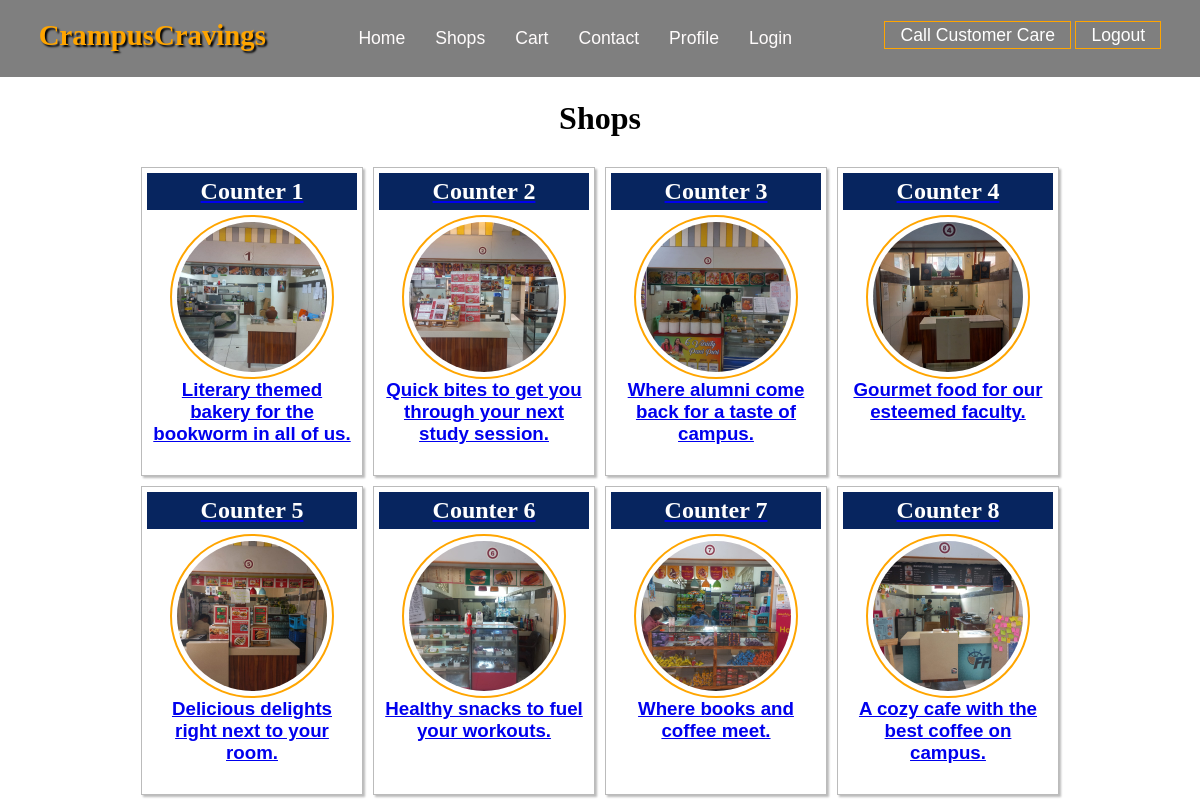
The page /shops/ on the database its author committed.
### core/models.py (models this page shows, shortened)
class Shop(models.Model):
    name = models.CharField(max_length=100)
    owner = models.ForeignKey(User, related_name='owned_shops', on_delete=models.CASCADE)
    location = models.CharField(max_length=100)
    description = models.TextField()
    image = models.URLField(null=True, blank=True)

### core/views.py (the view)
# urls.py: path('shops/', views.ShopListView.as_view(), name='shop_list'),
class ShopListView(ListView):
    model = Shop
    template_name = 'shops/list.html'
    context_object_name = 'shops'
    queryset = Shop.objects.all().order_by("-id")

### templates/shops/list.html (shortened to what this page needs)
{% load static %}
<!DOCTYPE html>
<html lang="en">
<head>
    <link rel="stylesheet" href="{% static 'css/shop.css' %}">
</head>
<body>
<div id="shop">
    {% include 'navbar.html' %}
    <h1 id="section" style="padding-top: 100px">Shops</h1>
    <div id="menu_row">
        {% for shop in shops %}
            <div id="menu_col">
                <a href="{% url 'core:shop_detail' shop.id %}">
                    <h2>{{ shop.name }}</h2>
                    <div class="box">
                        <div id="image">
                            <img src="{{ shop.image }}" alt="{{ shop.name }}" style="height: 100%; width: 100%">
                        </div>
                        <h3>{{ shop.description }}</h3>
                    </div>
                </a>
            </div>
        {% endfor %}
    </div>
</div>
</body>
</html>

### templates/navbar.html (shortened to what this page needs)
{% load static %}
<div id="header">
        <nav id="navbar">
            <h1>CrampusCravings</h1>
            <ul>
                <li><a href="{% url 'core:landing_page' %}">Home</a></li>
                <li><a href="{% url 'core:shop_list' %}">Shops</a></li>
                <li><a href="">Cart</a></li>
                <li><a href="">Contact</a></li>
                <li><a href="">Profile</a></li>
                {% if not user.is_authenticated %}
                    <li><a href="{% url 'core:login' %}">Login</a></li>
                {% else %}
                    <li><a>Hello, {{ user.username }}</a></li>
                {% endif %}
            </ul>
            <div id="phone">
                <a href="tel:+91-7814064545">Call Customer Care</a>
                <a href="{% url 'core:logout' %}">Logout</a>
            </div>
        </nav>
</div>

### static/css/shop.css (style rules this page uses)
#section { padding: 25px 0 25px 0; text-align: center; font-size: 2rem; font-family: verdana; }
#menu_row { display: flex; flex-wrap: wrap; justify-content: center; padding: 0 100px; }
#menu_col { box-shadow: 2px 2px 2px #bbb; border: 1px solid #bbb; background-color: #FFFFFF; margin: 5px; padding: 5px; }
#menu_col h2 { background-color: #07255F; color: #FFFFFF; text-align: center; padding: 5px; font-family: cursive; }
#image { width: 150px; height: 150px; border-radius: 50%; padding: 5px; border: 2px solid orange; }
#image img { width: 50%; height: 50%; border-radius: 50%; object-fit: cover; }
.box { display: flex; flex-direction: column; align-items: center; text-align: center; margin: 5px; width: 200px; height: 250px; }
* { margin: 0; padding: 0; }
html { font-size: 100%; scroll-behavior: smooth; }
body { font-family: 'Poppins', sans-serif; overflow-x: hidden; }
#header { position: fixed; top: 0; width: 100vw; height: 70px; line-height: 70px; z-index: 1000; }
#navbar { display: flex; justify-content: space-around; background: rgb(0, 0, 0, 0.5); }
#navbar h1 { color: orange; font-size: 1.8rem; text-shadow: 2px 2px 2px #000; font-family: cursive; }
#navbar ul { display: flex; }
#navbar ul li { list-style: none; padding: 3px 15px 3px 15px; }
#navbar ul li a { text-decoration: none; color: #FFFCFC; font-size: 1.1rem; }
#phone a { text-decoration: none; color: #FFFFFF; font-size: 1.1rem; padding: 3px 15px 3px 15px; border: 1px solid orange; }

### rows shown on the page
Shop: name "Counter 1", image (picture), description "Literary themed bakery for the bookworm in all of us."
Shop: name "Counter 2", image (picture), description "Quick bites to get you through your next study session."
Shop: name "Counter 3", image (picture), description "Where alumni come back for a taste of campus."
Shop: name "Counter 4", image (picture), description "Gourmet food for our esteemed faculty."
Shop: name "Counter 5", image (picture), description "Delicious delights right next to your room."
Shop: name "Counter 6", image (picture), description "Healthy snacks to fuel your workouts."
Shop: name "Counter 7", image (picture), description "Where books and coffee meet."
Shop: name "Counter 8", image (picture), description "A cozy cafe with the best coffee on campus."
